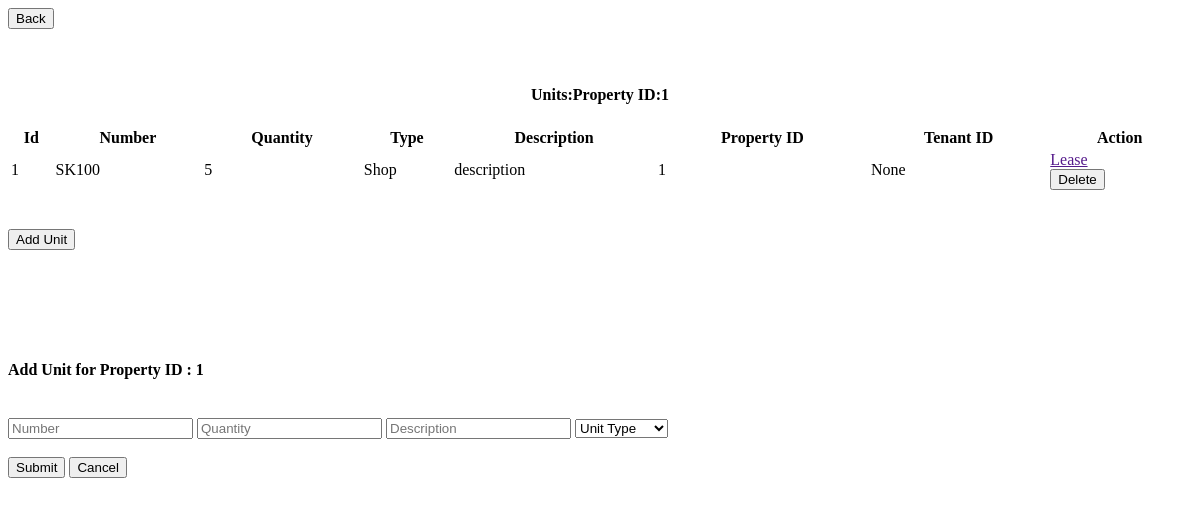
The page /admin-property-units/1 on the database as committed earlier.
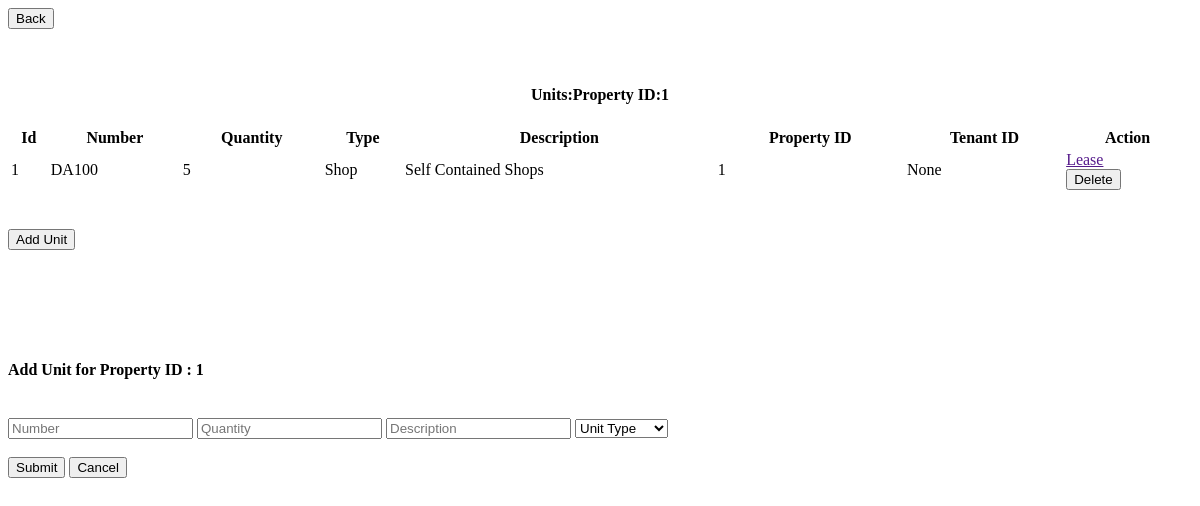
The same page on the database as committed later.
### models.py (models this page shows, shortened)
class Unit(Base):
    __tablename__ = 'units'
    id = Column(Integer, primary_key=True, index=True)
    number = Column(String)
    room_quantity = Column(Integer, nullable=False)
    unit_type = Column(Enum("Studio", "1BedRoom", "2BedRoom", "3BedRoom", "Shop"), nullable=False)
    unit_description = Column(String, nullable=False)
    property_id = Column(Integer, ForeignKey('properties.id'))
    tenant_id = Column(Integer, ForeignKey('users.id'))
    suspended = Column(Boolean, default=False)
    property = relationship('Property', back_populates='units')
    lease = relationship('Lease', uselist=False, back_populates='unit')
    created_at = Column(DateTime, default=datetime.datetime.utcnow)
    updated_at = Column(DateTime, default=datetime.datetime.utcnow, onupdate=datetime.datetime.utcnow)

### new_server.py (the view)
@app.route('/admin-property-units/<int:property_id>', methods=['GET'])
def get_property_units(property_id):
    current_property = db_session.query(Property).filter_by(id=property_id).first()
    back_user_id = current_property.landlord_id
    units = db_session.query(Unit).filter_by(property_id=property_id).all()
    print(f"fetched units for property id : {property_id} is : {units}")
    return render_template('admin_units.html', units=units, header_title="Units", front_property_id=property_id, back_user_id=back_user_id)

### templates/admin_units.html (shortened to what this page needs)
<div class="back-container">
    <div class="button-container">
        <button class="button" hx-get="http://localhost:5000/admin-user-properties/{{back_user_id}}" hx-target="#dashboard-container" hx-swap="innerHTML" onclick="activateDashboardContainer()">Back</button>
    </div>
</div>
<h4 style="text-align: center;" id="value_header">{{header_title}}:Property ID:{{front_property_id}}</h4>
<table id="example" class="display" style="width:100%">
    <thead>
        <tr>
            <th>Id</th>
            <th>Number</th>
            <th>Quantity</th>
            <th>Type</th>
            <th>Description</th>
            <th>Property ID</th>
            <th>Tenant ID</th>
            <th>Action</th>
        </tr>
    </thead>
    <tbody>
        {% for unit in units%}
        <tr id="unit-{{unit.id}}">
            <td>{{unit.id}}</td>
            <td>{{unit.number}}</td>
            <td>{{unit.room_quantity}}</td>
            <td>{{unit.unit_type}}</td>
            <td>{{unit.unit_description}}</td>
            <td>{{unit.property_id}}</td>
            <td>{{unit.tenant_id}}</td>
            <td>
                <div class="table-button-container">
                    <a href="" class="table-button" hx-get="http://localhost:5000/admin-unit-leases/{{unit.id}}" hx-target="#dashboard-container" hx-swap="innerHTML" onclick="activateDashboardContainer()">Lease</a>
                </div>
                <div class="table-button-container">
                    <button class="table-button" onclick="deleteUnit('{{ unit.id }}')">Delete</button>
                </div>
            </td>
        </tr>
        {% endfor %}
    </tbody>
</table>
<div class="back-container">
    <div class="button-container">
        <button class="button" onclick="loadAddUnitFormModal()">Add Unit</button>
    </div>
</div>
<div class="modal" id="add_unit_modal">
    <div class="modal-content">
        <br>
        <br>
        <br>
        <br>
        <div class="form-square" id="form-holder">
            <form id="add-unit-form" class="right-square">
                <br>
                <h4 id="header_with_property_id">Add Unit for Property ID : {{front_property_id}}</h4>
                <br>
                <input type="text" id="unit_house_number" name="unit_house_number" placeholder="Number" required>
                <input type="text" id="unit_room_quantity" name="unit_room_quantity" placeholder="Quantity" required>
                <input type="text" id="unit_house_description" name="unit_house_description" placeholder="Description" required>
                <select id="unit_type" name="unit_type" required>
                    <option value="" disabled selected hidden>Unit Type</option>
                </select>
                <br>
                <br>
                <div class="button-container">
                    <button class="button" id="confirmButton" type="submit">Submit</button>
                    <button class="button" id="cancelButton" type="button">Cancel</button>
                </div>
            </form>
        </div>
    </div>
</div>

Rows that differ between the two databases and show on the page:
changed Unit "Shop": number "SK100" → "DA100"; unit_description "description" → "Self Contained Shops"
